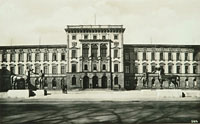
#> input picture KW45/Aufgabe3_3/TUM_old.jpg, 200 x 124 px
$ python Aufgabe3_3.py
#> lines starting #> are read from the running program, lines starting #| are printed output that depends on the picture
'''
Read in the image supplied in the zip as TUM old.jpg. Subsample
by taking every second point and output it as TUM small.png.
Then apply a convolution, using scipy. signal .convolve2d. Make
sure to set the mode-kw-argument to ’same’ so that the output
has the same size as the image. How do you handle different
channels? One of the simplest convolution kernels you could use
would be a box blur. Choose an appropriate size, so that one sees
an effect. Hand in the code and the two resulting pictures
'''

import numpy as np
from PIL import Image
from scipy import signal

im= Image.open("TUM_old.jpg")
#> im is the input picture: PIL image 200x124 RGB; mean R, G, B 151.4, 153.5, 137.9
image_array=np.array(im)
#print(image_array)
#print(image_array.shape)


#code to sample the picture
image_array_converted= image_array[0::2,0::2]
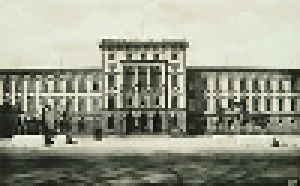
#> image_array_converted: shape (62, 100, 3) (shown 3 times larger); mean R, G, B 151.9, 154, 138.3
print(image_array_converted)
#> (printed output is left out)
#print(image_array_converted.shape)

channel_red=image_array[0:,0:,0]
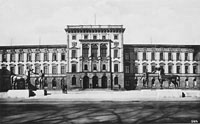
#> channel_red: shape (124, 200); min 2, max 255, mean 151.4
channel_green=image_array[0:,0:,1]
channel_blue=image_array[0:,0:,2]
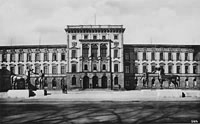
#> channel_blue: shape (124, 200); min 0, max 244, mean 137.9
#print(channel_red.shape)

#convolution
box_blur=np.ones((6,6))/36

blurred_array_red= signal.convolve2d(channel_red, box_blur, mode='same')
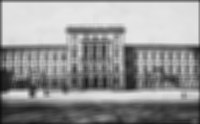
#> blurred_array_red: shape (124, 200) float64; min 15.75, max 233.2, mean 148.9
blurred_array_green= signal.convolve2d(channel_green, box_blur, mode='same')
blurred_array_blue= signal.convolve2d(channel_blue, box_blur, mode='same')
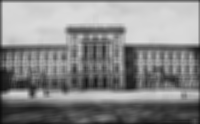
#> blurred_array_blue: shape (124, 200) float64; min 12.92, max 221.4, mean 135.7
blurred_array=np.stack([blurred_array_red,blurred_array_green,blurred_array_blue], axis=-1)
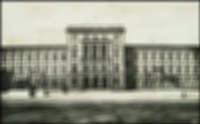
#> blurred_array: shape (124, 200, 3) float64; mean of channels 0, 1, 2 148.9, 151, 135.7; drawn as R, G, B
blurred_array=blurred_array.astype(np.uint8)
#print(blurred_array)

#output tum_small
outimg = Image . fromarray ( image_array_converted )
outimg . save ("TUM_small.png")

#output tum_convolution
outimg2 = Image . fromarray ( blurred_array )
outimg2 . save ("TUM_convolution.png")
